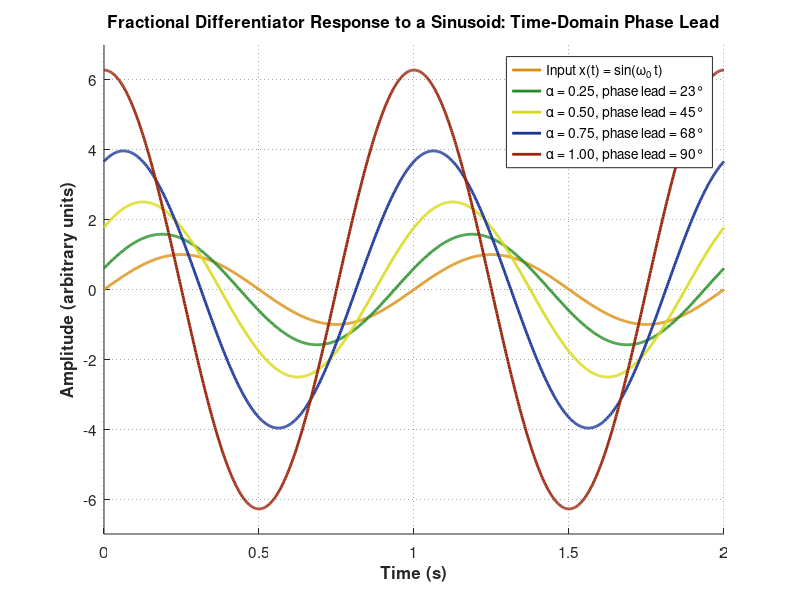

Write MATLAB code to recreate this figure.
% Fractional Differentiator Response to a Sinusoid
clear; clc;

% Parameters
t = linspace(0, 2, 1000);   % Time vector (0 to 2 seconds)
omega0 = 2 * pi;             % Angular frequency (1 Hz)

% Alpha values and corresponding phase leads
alphas = [0.25, 0.50, 0.75, 1.00];
phase_leads_deg = alphas * 90;  % Phase lead = alpha * 90 degrees

% Amplitudes scale as omega0^alpha
amplitudes = omega0 .^ alphas;

% Colors matching the original plot
colors = [
    0.13, 0.55, 0.13;   % green       (alpha = 0.25)
    0.85, 0.85, 0.10;   % yellow      (alpha = 0.50)
    0.10, 0.20, 0.60;   % dark blue   (alpha = 0.75)
    0.60, 0.15, 0.05;   % dark red    (alpha = 1.00)
];

% Input signal color (orange)
input_color = [0.85, 0.55, 0.05];

figure('Color', 'white', 'Position', [100, 100, 600, 550]);
hold on; grid on;

% Plot input sinusoid x(t) = sin(omega0 * t)
x_input = sin(omega0 * t);
plot(t, x_input, 'Color', input_color, 'LineWidth', 2.0, ...
    'DisplayName', 'Input x(t) = sin(\omega_0 t)');

% Plot fractional derivative responses
line_styles = {'-', '-', '-', '-', '-'};  % all solid lines
for i = 1:length(alphas)
    alpha = alphas(i);
    phase_lead_rad = alpha * pi / 2;
    A = amplitudes(i);

    % Fractional derivative of sin(omega0*t) = A * sin(omega0*t + phase_lead)
    y = A * sin(omega0 * t + phase_lead_rad);

    label = sprintf('\\alpha = %.2f, phase lead = %d°', alpha, round(phase_leads_deg(i)));
    plot(t, y, line_styles{i}, 'Color', colors(i,:), 'LineWidth', 2.0, 'DisplayName', label);
end

% Formatting
xlabel('Time (s)', 'FontSize', 18, 'FontWeight', 'bold');
ylabel('Amplitude (arbitrary units)', 'FontSize', 18, 'FontWeight', 'bold');
title('Fractional Differentiator Response to a Sinusoid: Time-Domain Phase Lead', 'FontSize', 14);
legend('Location', 'northeast', 'FontSize', 11);
xlim([0, 2]);
ylim([-7, 7]);
set(gca, 'GridLineStyle', ':', 'GridAlpha', 0.4, 'FontSize', 11);
